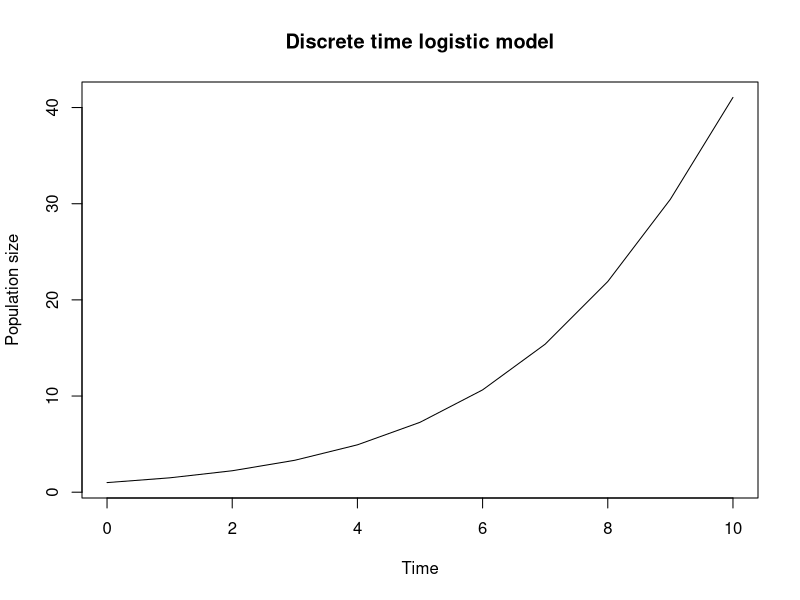

This figure's R source: (Note: this script raises an error after producing the figure.)
####################################
## Author: Your name             ###
## Date: 08.18.17                ###
## Purpose: Simulations          ###
###################################


rm(list=ls()) # clear


## Discrete model logistic growth

## We want to define a function that calculates the right hand side of the discrete time logistic model. Such a function will take two 'arguments': the current population size and the parameter values. 
##Let 'n' be the current population size, and 'p' be a parameter vector containing two terms, the growth rate (r) and the carrying capacity (K)

## First specify the initial population size and the parameters
n0 = 1
p = c(r = 0.5, K=100) ## c() is a function that simply concatenates the two entries, creating a vector with two entries
p[1] ## prints the first entry in the parameter vector
##   r 
## 0.5
p[2] ## prints the second entry in the parameter vector
##   K 
## 100
## Note that the entries of p are "named" r and K
names(p)
## [1] "r" "K"
## Naming gives us a second way to refer to each parameter
p['r']
##   r 
## 0.5
p['K']
##   K 
## 100
## Naming the parameters is really useful, especially when simulating models with lots of parameters, because it keeps you from having to remember which entry in the vector corresponds to each parameter.

## Now we can define our function
disc.logistic = function(n, p) { ## here are just saying that 'disc.logistic' is a function that takes two arguments
  r = unname(p['r']) ## set the growth rate (dropping the parameter name with 'unname')
  K = unname(p['K']) ## set the carrying capacity
  n1 = n + r * n * (1 - n / K) ## calculate the new population size
  return(n1) ## and return it 
}

## So, to calculate the population size at time t=1, 
n1 = disc.logistic(n0, p) ## call the function with the population size at t=0 and the parameters
n1
## [1] 1.495
## To calculate the population size at t=2, call the function with n=n1 and the parameters
n2 = disc.logistic(n1, p)
n2
## [1] 2.231
## You can continue in this fashion forever, but of course that is pretty annoying because you have to specify the value of 'n' anew each time. A better way to do it would be to create a function that only required you to pass in the initial population size, the parameters, and how many time steps you want to simulate.
disc.logistic.2 = function(n, p, T) { ## T is the total number of time steps
  ## Create a new variable that is a vector of length T, so that N[1] is the initial population size (t=0), N[2] is the population size at time t=1, N[3] = pop'n size at t=2, ..., N[T] = pop'n size at t=T-1 and N[T+1] = pop'n size at t=T
  N = vector(length=T+1)
  N[1] = n ## set the initial value
  ## Create a loop that will increment time by one time unit, calculate the new population size, and save it in our vector
  for (t in 1:T) { 
    N[t+1] = disc.logistic(N[t], p) ## we can call the function we wrote above to calculate the new population size
  }
  return(N) ## return the vector of population sizes
}
n = disc.logistic.2(n0, p, 10) ## calculate just the first 10 time steps
n
##  [1]  1.000  1.495  2.231  3.322  4.928  7.271 10.641 15.396 21.909 30.463
## [11] 41.055
## With this function, we can simulate the model for any number of timesteps we wish. We might also want to plot the results. This can be done with the function plot(). Type ?plot in the R console to see all of the available options for plotting. The best way to plot is to specify both the x and y values. In this case, the x-axis is time, so the x values are the time steps, and the y-axis is population size. 0:10 generates a sequence of integers from 0 to 10 (our time steps). type='l' tells R to make a line plot (as opposed to a dot plot), and the xlab and ylab options sets the x- and y-axis labels.
plot(x=0:10, y=n, type='l', xlab='Time', ylab='Population size', main='Discrete time logistic model')





## Continous model logistic growth

install.packages("deSolve") # instal package
library(deSolve) ## load the functions into the current R environment

## first, we need to define the function that calculates the derivative
## 'ode' requires that the function have three arguments, in this order: 
## t: the time points that you want to record the output
## n: the initial value of the variable(s)
## p: the parameters
cont.logistic = function(t, n, p) { 
  r = unname(p['r'])
  K = unname(p['K'])
  ## calculate the rate of change
  dndt = r * n * (1 - n / K)
  ## return the rate of change as a list object (required by ode)
  list(c(dndt)) ## if you were calculating more than one derivative, you would have c(dn1dt,dn2dnt,etc.)
}

## what times do you want to record the output?
times = seq(0, 10, by=1) ## creates a vector running from 0 to 10 in steps of 1

## what are the parameter values?
p = c(r=0.5, K=100)

## what is the initial population size?
n0 = 1

## call the function 'ode' to do the numerical integration. ode requires four arguments (see ?ode to see other options)
## y: the initial value vector
## times: the vector of time points for recording the output (note that this doesn't affect the accuracy at all)
## func: the function specifying the derivatives
## parms: the parameters required by the function specified by 'func'
n <- as.data.frame(ode(y=n0, times=times, func=cont.logistic, parms=p)) ## can replace ode with lsoda

names(n)<-c("time", "N")


## You can see that what is returned by the function 'ode' is a matrix with two columns: the first column gives the time points, and the second column gives the population size. You can easily plot this:
plot(x=n[,1], y=n[,2], type='l', xlab='Time', ylab='Population size', main='Continuous time logistic model')
